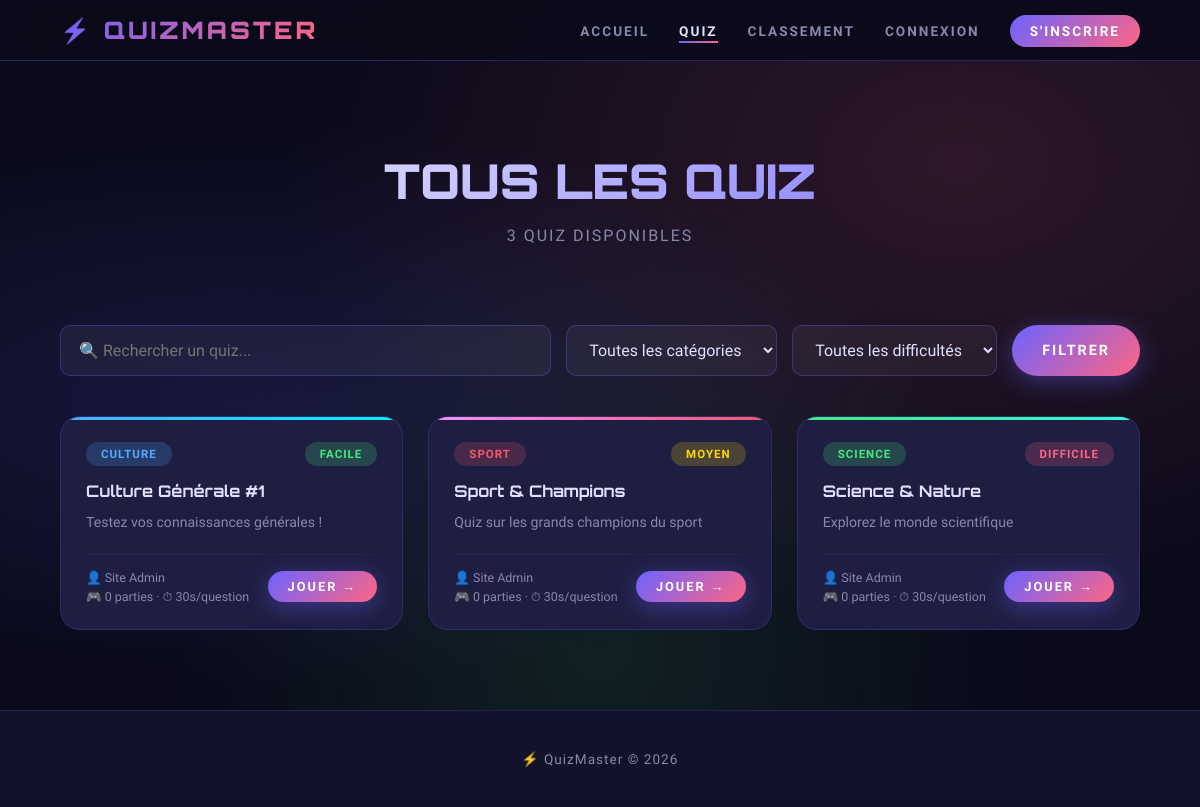
The page /liste_quiz.php on the database its author committed.
### tables this page shows
CREATE TABLE IF NOT EXISTS quiz (
    id INT AUTO_INCREMENT PRIMARY KEY,
    titre VARCHAR(255) NOT NULL,
    description TEXT,
    categorie ENUM('sport','culture','divertissement','science','histoire','geographie','autre') NOT NULL,
    difficulte ENUM('facile','moyen','difficile') NOT NULL,
    createur_id INT NOT NULL,
    nb_questions_min INT DEFAULT 5,
    temps_limite INT DEFAULT 30,
    date_creation DATETIME DEFAULT CURRENT_TIMESTAMP,
    FOREIGN KEY (createur_id) REFERENCES utilisateurs(id)
);

CREATE TABLE IF NOT EXISTS utilisateurs (
    id INT AUTO_INCREMENT PRIMARY KEY,
    nom VARCHAR(100) NOT NULL,
    prenom VARCHAR(100) NOT NULL,
    email VARCHAR(150) NOT NULL UNIQUE,
    mot_de_passe VARCHAR(255) NOT NULL,
    avatar VARCHAR(255) DEFAULT NULL,
    points_total INT DEFAULT 0,
    date_inscription DATETIME DEFAULT CURRENT_TIMESTAMP
);

### liste_quiz.php (the view, shortened to what this page needs)
<?php
require_once 'db.php';
$recherche  = $_GET['recherche']  ?? '';
$sql = "
    SELECT q.*, u.prenom, u.nom,
    COUNT(DISTINCT p.id) as nb_participations
    FROM quiz q
    LEFT JOIN utilisateurs u ON q.createur_id = u.id
    LEFT JOIN participations p ON q.id = p.quiz_id
    WHERE 1=1
";
$params = [];
$sql .= " GROUP BY q.id ORDER BY nb_participations DESC";
$stmt = $pdo->prepare($sql);
$stmt->execute($params);
$quiz_liste = $stmt->fetchAll();
?>
<!DOCTYPE html>
<html lang="fr">
<head>
    <link rel="stylesheet" href="css/style.css">
</head>
<body>
    <nav class="navbar">
        <div class="nav-logo">⚡ QUIZMASTER</div>
        <ul class="nav-links">
            <li><a href="index.php">Accueil</a></li>
            <li><a href="liste_quiz.php" class="active">Quiz</a></li>
            <li><a href="classement.php">Classement</a></li>
            <?php if (isset($_SESSION['user_id'])): ?>
                <li><a href="amis.php">Amis</a></li>
                <li><a href="dashboard.php">Mon Espace</a></li>
                <li><a href="creer_quiz.php" class="nav-btn">+ Créer</a></li>
                <li><a href="logout.php" class="btn-danger">Déconnexion</a></li>
            <?php else: ?>
                <li><a href="login.php">Connexion</a></li>
                <li><a href="register.php" class="nav-btn">S'inscrire</a></li>
            <?php endif; ?>
        </ul>
    </nav>
    <div class="page-header">
        <h1>TOUS LES QUIZ</h1>
        <p><?= count($quiz_liste) ?> quiz disponibles</p>
    </div>
    <section class="section" style="padding-top:20px;">
        <form method="GET" action="liste_quiz.php">
            <div class="recherche-bar">
                <input type="text" name="recherche"
                       value="<?= htmlspecialchars($recherche) ?>"
                       placeholder="🔍 Rechercher un quiz...">
                <select name="categorie">
                    <option value="">Toutes les catégories</option>
                </select>
                <select name="difficulte">
                    <option value="">Toutes les difficultés</option>
                </select>
                <button type="submit" class="btn-primary" style="padding:14px 30px;">
                    Filtrer
                </button>
            </div>
        </form>
        <?php if (empty($quiz_liste)): ?>
            <div style="text-align:center; padding:80px 20px; color:var(--text-muted);">
                <div style="font-size:4rem; margin-bottom:20px;">🔍</div>
                <h3 style="font-family:'Orbitron',monospace; margin-bottom:10px;">Aucun quiz trouvé</h3>
                <p>Essayez d'autres filtres ou <a href="creer_quiz.php" style="color:#6c63ff;">créez le premier !</a></p>
            </div>
        <?php else: ?>
            <div class="grid-3">
                <?php foreach ($quiz_liste as $quiz): ?>
                    <div class="quiz-card <?= $quiz['categorie'] ?>">
                        <div class="quiz-card-header">
                            <span class="quiz-categorie cat-<?= $quiz['categorie'] ?>">
                                <?= ucfirst($quiz['categorie']) ?>
                            </span>
                            <span class="quiz-difficulte diff-<?= $quiz['difficulte'] ?>">
                                <?= ucfirst($quiz['difficulte']) ?>
                            </span>
                        </div>
                        <h3 class="quiz-titre"><?= htmlspecialchars($quiz['titre']) ?></h3>
                        <p class="quiz-desc"><?= htmlspecialchars($quiz['description']) ?></p>
                        <div class="quiz-footer">
                            <div>
                                <div class="quiz-info">👤 <?= htmlspecialchars($quiz['prenom'] . ' ' . $quiz['nom']) ?></div>
                                <div class="quiz-info" style="margin-top:4px;">🎮 <?= $quiz['nb_participations'] ?> parties · ⏱ <?= $quiz['temps_limite'] ?>s/question</div>
                            </div>
                            <div style="display:flex; flex-direction:column; gap:8px;">
                                <a href="jouer_quiz.php?id=<?= $quiz['id'] ?>" class="btn-primary" style="padding:8px 20px; font-size:0.8rem; text-align:center;">
                                    Jouer →
                                </a>
                            </div>
                        </div>
                    </div>
                <?php endforeach; ?>
            </div>
        <?php endif; ?>
    </section>
    <footer class="footer">
        <p>⚡ QuizMaster © 2026</p>
    </footer>
</body>
</html>

### rows shown on the page
quiz: categorie "CULTURE", difficulte "FACILE", titre "Culture Générale #1", description "Testez vos connaissances générales !", createur.nom "Site Admin", nb_participations "0", temps_limite "30"
quiz: categorie "SPORT", difficulte "MOYEN", titre "Sport & Champions", description "Quiz sur les grands champions du sport", createur.nom "Site Admin", nb_participations "0", temps_limite "30"
quiz: categorie "SCIENCE", difficulte "DIFFICILE", titre "Science & Nature", description "Explorez le monde scientifique", createur.nom "Site Admin", nb_participations "0", temps_limite "30"

### other values the page prints
count($quiz_liste) "3"
